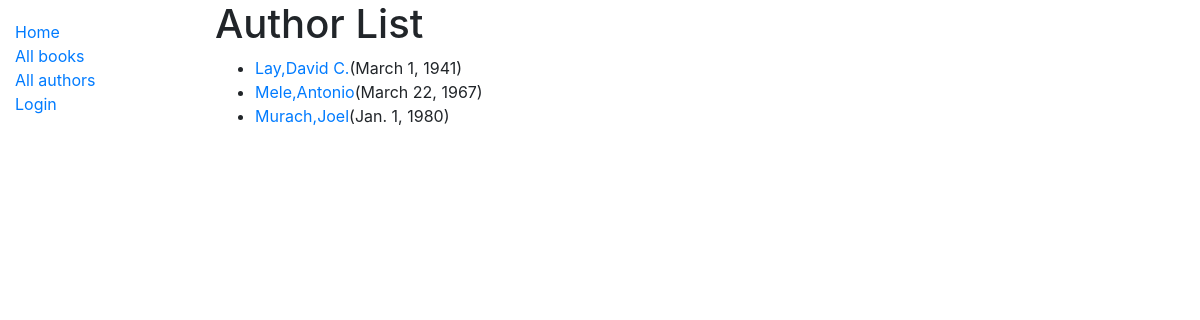
Screenshot of /catalog/authors/ with the database file from the repository.
### catalog/models.py (models this page shows, shortened)
class Author(models.Model):
    first_name = models.CharField(max_length=100)
    last_name = models.CharField(max_length=100)
    date_of_birth = models.DateField(null=True, blank=True)
    date_of_death = models.DateField('Died', null=True, blank=True)
    class Meta:
        ordering = ['last_name', 'first_name']
    def get_absolute_url(self):
        return reverse('author-detail', args=[str(self.id)])

### catalog/views.py (the view)
# urls.py: path('authors/', views.AuthorListView.as_view(), name='authors'),
class AuthorListView(generic.ListView):
    model = Author
    def get_context_data(self,**kwargs):
        context = super(AuthorListView, self).get_context_data(**kwargs)
        context['some_data'] = 'This is just some data'
        return context

### catalog/templates/catalog/author_list.html
{% extends "base_generic.html" %}
{% block content %}
  <h1>Author List</h1>
  {% if author_list %}
  <ul>
    {% for author in author_list %}
      <li>
          <a href="{{ author.get_absolute_url }}">{{ author.last_name}},{{author.first_name}}</a>({{ author.date_of_birth }})
      </li>
    {% endfor %}
  </ul>
  {% else %}
    <p>There are no author in the library.</p>
  {% endif %}
{% endblock %}

### rows the page displays
Author: last_name "Lay", first_name "David C.", date_of_birth "March 1, 1941"
Author: last_name "Mele", first_name "Antonio", date_of_birth "March 22, 1967"
Author: last_name "Murach", first_name "Joel", date_of_birth "Jan. 1, 1980"
